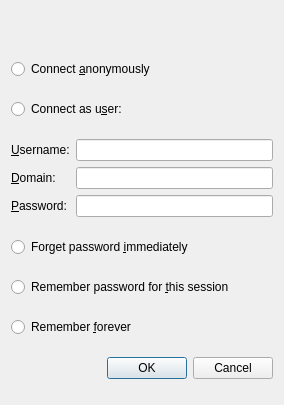
<?xml version="1.0" encoding="UTF-8"?>
<ui version="4.0">
 <class>MountOperationPasswordDialog</class>
 <widget class="QDialog" name="MountOperationPasswordDialog">
  <property name="geometry">
   <rect>
    <x>0</x>
    <y>0</y>
    <width>284</width>
    <height>405</height>
   </rect>
  </property>
  <property name="sizePolicy">
   <sizepolicy hsizetype="Preferred" vsizetype="Preferred">
    <horstretch>0</horstretch>
    <verstretch>0</verstretch>
   </sizepolicy>
  </property>
  <property name="windowTitle">
   <string>Mount</string>
  </property>
  <property name="windowIcon">
   <iconset theme="dialog-password">
    <normaloff>.</normaloff>.</iconset>
  </property>
  <property name="sizeGripEnabled">
   <bool>false</bool>
  </property>
  <property name="modal">
   <bool>false</bool>
  </property>
  <layout class="QGridLayout" name="gridLayout_2">
   <item row="0" column="0">
    <widget class="QLabel" name="message">
     <property name="sizePolicy">
      <sizepolicy hsizetype="Preferred" vsizetype="Fixed">
       <horstretch>0</horstretch>
       <verstretch>0</verstretch>
      </sizepolicy>
     </property>
     <property name="text">
      <string/>
     </property>
    </widget>
   </item>
   <item row="1" column="0">
    <widget class="QRadioButton" name="Anonymous">
     <property name="text">
      <string>Connect &amp;anonymously</string>
     </property>
     <attribute name="buttonGroup">
      <string notr="true">usernameGroup</string>
     </attribute>
    </widget>
   </item>
   <item row="2" column="0">
    <widget class="QRadioButton" name="asUser">
     <property name="text">
      <string>Connect as u&amp;ser:</string>
     </property>
     <attribute name="buttonGroup">
      <string notr="true">usernameGroup</string>
     </attribute>
    </widget>
   </item>
   <item row="3" column="0">
    <layout class="QGridLayout" name="gridLayout">
     <item row="0" column="1">
      <widget class="QLineEdit" name="username"/>
     </item>
     <item row="0" column="0">
      <widget class="QLabel" name="label">
       <property name="sizePolicy">
        <sizepolicy hsizetype="Fixed" vsizetype="Fixed">
         <horstretch>0</horstretch>
         <verstretch>0</verstretch>
        </sizepolicy>
       </property>
       <property name="text">
        <string>&amp;Username:</string>
       </property>
       <property name="buddy">
        <cstring>username</cstring>
       </property>
      </widget>
     </item>
     <item row="3" column="1">
      <widget class="QLineEdit" name="password">
       <property name="echoMode">
        <enum>QLineEdit::Password</enum>
       </property>
      </widget>
     </item>
     <item row="3" column="0">
      <widget class="QLabel" name="label_2">
       <property name="sizePolicy">
        <sizepolicy hsizetype="Fixed" vsizetype="Fixed">
         <horstretch>0</horstretch>
         <verstretch>0</verstretch>
        </sizepolicy>
       </property>
       <property name="text">
        <string>&amp;Password:</string>
       </property>
       <property name="buddy">
        <cstring>password</cstring>
       </property>
      </widget>
     </item>
     <item row="2" column="0">
      <widget class="QLabel" name="domainLabel">
       <property name="text">
        <string>&amp;Domain:</string>
       </property>
       <property name="buddy">
        <cstring>domain</cstring>
       </property>
      </widget>
     </item>
     <item row="2" column="1">
      <widget class="QLineEdit" name="domain"/>
     </item>
    </layout>
   </item>
   <item row="4" column="0">
    <widget class="QRadioButton" name="forgetPassword">
     <property name="text">
      <string>Forget password &amp;immediately</string>
     </property>
     <attribute name="buttonGroup">
      <string notr="true">passwordGroup</string>
     </attribute>
    </widget>
   </item>
   <item row="5" column="0">
    <widget class="QRadioButton" name="sessionPassword">
     <property name="text">
      <string>Remember password for &amp;this session</string>
     </property>
     <attribute name="buttonGroup">
      <string notr="true">passwordGroup</string>
     </attribute>
    </widget>
   </item>
   <item row="6" column="0">
    <widget class="QRadioButton" name="storePassword">
     <property name="text">
      <string>Remember &amp;forever</string>
     </property>
     <attribute name="buttonGroup">
      <string notr="true">passwordGroup</string>
     </attribute>
    </widget>
   </item>
   <item row="7" column="0">
    <layout class="QHBoxLayout" name="horizontalLayout_2">
     <item>
      <spacer name="horizontalSpacer">
       <property name="orientation">
        <enum>Qt::Horizontal</enum>
       </property>
       <property name="sizeHint" stdset="0">
        <size>
         <width>40</width>
         <height>20</height>
        </size>
       </property>
      </spacer>
     </item>
     <item>
      <layout class="QHBoxLayout" name="horizontalLayout">
       <item>
        <widget class="QDialogButtonBox" name="buttonBox_1">
         <property name="orientation">
          <enum>Qt::Horizontal</enum>
         </property>
         <property name="standardButtons">
          <set>QDialogButtonBox::Ok</set>
         </property>
        </widget>
       </item>
       <item>
        <widget class="QDialogButtonBox" name="buttonBox_2">
         <property name="orientation">
          <enum>Qt::Horizontal</enum>
         </property>
         <property name="standardButtons">
          <set>QDialogButtonBox::Cancel</set>
         </property>
        </widget>
       </item>
      </layout>
     </item>
    </layout>
   </item>
  </layout>
 </widget>
 <tabstops>
  <tabstop>Anonymous</tabstop>
  <tabstop>asUser</tabstop>
  <tabstop>username</tabstop>
  <tabstop>domain</tabstop>
  <tabstop>password</tabstop>
  <tabstop>forgetPassword</tabstop>
  <tabstop>sessionPassword</tabstop>
  <tabstop>storePassword</tabstop>
 </tabstops>
 <resources/>
 <connections>
  <connection>
   <sender>buttonBox_1</sender>
   <signal>accepted()</signal>
   <receiver>MountOperationPasswordDialog</receiver>
   <slot>accept()</slot>
   <hints>
    <hint type="sourcelabel">
     <x>248</x>
     <y>254</y>
    </hint>
    <hint type="destinationlabel">
     <x>157</x>
     <y>274</y>
    </hint>
   </hints>
  </connection>
  <connection>
   <sender>buttonBox_1</sender>
   <signal>rejected()</signal>
   <receiver>MountOperationPasswordDialog</receiver>
   <slot>reject()</slot>
   <hints>
    <hint type="sourcelabel">
     <x>316</x>
     <y>260</y>
    </hint>
    <hint type="destinationlabel">
     <x>286</x>
     <y>274</y>
    </hint>
   </hints>
  </connection>
 </connections>
 <buttongroups>
  <buttongroup name="passwordGroup"/>
  <buttongroup name="usernameGroup"/>
 </buttongroups>
</ui>
